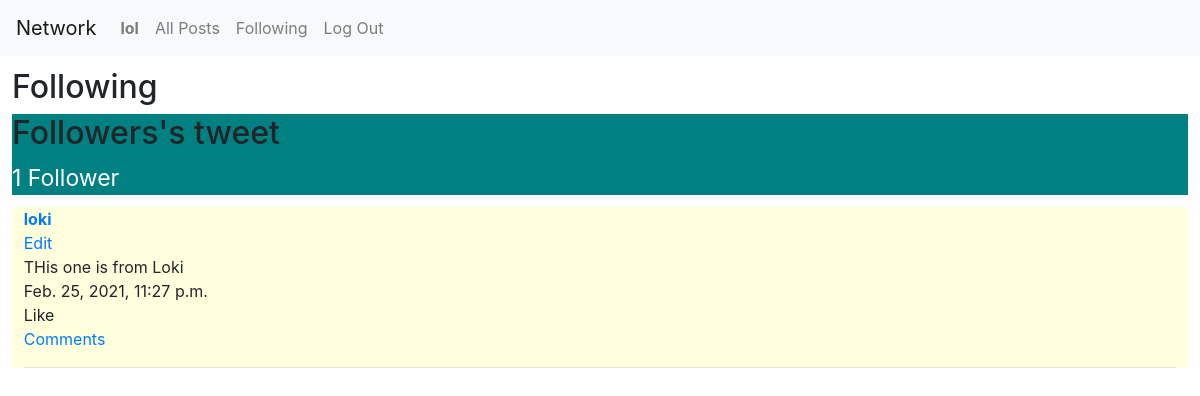
Page /following (signed in) on the committed database.
### network/models.py (models this page shows, shortened)
class User(AbstractUser):
    num_people_followed = models.IntegerField()
    pass

class Posts(models.Model):
    body = models.TextField()
    creator = models.ForeignKey(settings.AUTH_USER_MODEL,
                    on_delete=models.CASCADE,
                    related_name='creator')
    date = models.DateTimeField(auto_now_add=True)
    class Meta:
        ordering = ['-date',]

### network/views.py (the view)
# urls.py: path('following', views.following, name='following'),
def following(request):
    user = request.user.id
    user = User.objects.get(id=user)
    result = User.objects.none()
    follows = user.followed_by.all()
    for item in follows:
        result = result | item.user.creator.all()
    result = result.order_by('-date')
    return render(request, 'network/following.html',
                  {'posts': result})

### network/templates/network/following.html
{% extends "network/layout.html" %}
{% block body %}
    <div class="main-container">
        <h2>Following</h2>
        <div class="top">
            <span><h2>Followers's tweet</h2></span>
            <span class='left up'>{{ user.followed_by.count }} Follower{{ user.followed_by.count|pluralize }}</span>
        </div>
        {% for post in posts %}
            <div class="post-container">
                <div class="form-class">
                    <div><strong><a href="{% url "user" post.creator %}">{{ post.creator }}</a></strong></div>
                    <div><a href="#">Edit</a>
                    <div>{{ post.body }}</div>
                    <div>{{ post.date }}</div>
                    <div>Like</div>
                    <div><a href="#">Comments</a></div>
                    <hr>
                </div>
            </div>
        {% empty %}
            <div class="post-container">
                No posts yet
            </div>
        {% endfor %}
    </div>
{% endblock %}

### network/templates/network/layout.html (shortened to what this page needs)
{% load static %}
<!DOCTYPE html>
<html lang="en">
    <head>
        <link rel="stylesheet" href="https://stackpath.bootstrapcdn.com/bootstrap/4.4.1/css/bootstrap.min.css">
        <link href="{% static 'network/styles.css' %}" rel="stylesheet">
    </head>
    <body>
        <nav class="navbar navbar-expand-lg navbar-light bg-light">
            <a class="navbar-brand" href="{% url 'index' %}">Network</a>
            <div>
              <ul class="navbar-nav mr-auto">
                {% if user.is_authenticated %}
                    <li class="nav-item">
                        <a class="nav-link" href="{% url "user" user.username %}"><strong id='who'>{{ user.username }}</strong></a>
                    </li>
                {% endif %}
                <li class="nav-item">
                  <a class="nav-link" href="{% url 'index' %}">All Posts</a>
                </li>
                {% if user.is_authenticated %}
                    <li class="nav-item">
                        <a class="nav-link" href="{% url "following" %}">Following</a>
                    </li>
                    <li class="nav-item">
                        <a class="nav-link" href="{% url 'logout' %}">Log Out</a>
                    </li>
                {% endif %}
              </ul>
            </div>
          </nav>
        <div class="body">
            {% block body %}
            {% endblock %}
        </div>
    </body>
</html>

### network/static/network/styles.css (style rules this page uses)
.up { margin-top: -5%; }
.left { text-align: right; margin-right: 20px; line-height: -20px; color: white; font-size: 23px; }
.form-class { margin: 1%; }
.post-container { background: #ffd; }
.main-container { margin: 1%; }
.top { background: teal; }

### rows in the picture
User: username "lol", followed_by.count "1"
Posts: creator "loki", body "THis one is from Loki", date "Feb. 25, 2021, 11:27 p.m."
